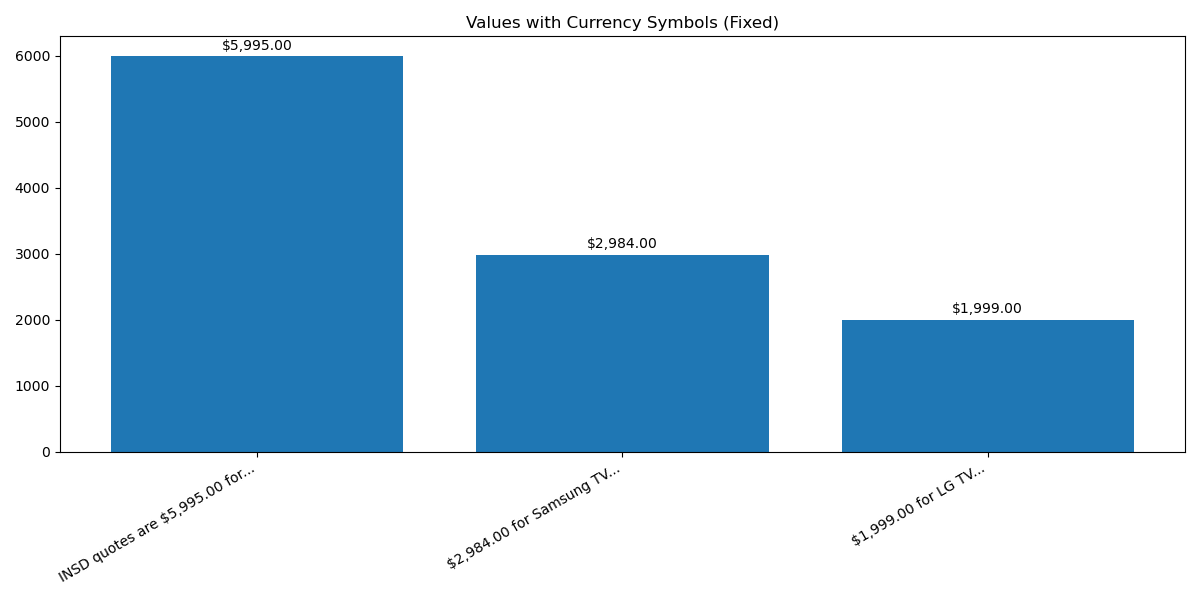

Write Python code to recreate this figure.
"""
Test script to verify the fix for matplotlib LaTeX error with the exact problematic string.
"""
import pandas as pd
import numpy as np
import matplotlib.pyplot as plt
import re

# Configure matplotlib to disable LaTeX parsing
plt.rcParams['text.usetex'] = False
plt.rcParams['mathtext.default'] = 'regular'

# The exact string that was causing the error
problematic_string = "INSD quotes are $5,995.00 for FWD65A95L SONY 65\" 4K UHD QD OLED TV and $5,384.00"

# Helper function to escape dollar signs for matplotlib
def escape_dollars(text):
    return text.replace('$', r'\$')

# Escape dollar signs in the strings
fixed_problematic_string = escape_dollars(problematic_string)

# Create a DataFrame
data = pd.DataFrame({
    'Description': [fixed_problematic_string, escape_dollars("$2,984.00 for Samsung TV"), escape_dollars("$1,999.00 for LG TV")],
    'Value': [5995, 2984, 1999]
})

# Create figure and plot
plt.figure(figsize=(12, 6))
plt.bar(range(len(data)), data['Value'])

# Add shortened labels
plt.xticks(range(len(data)), [text[:30] + '...' for text in data['Description']], rotation=30, ha='right')

# Add values as text (avoiding problematic strings in annotations)
for i, val in enumerate(data['Value']):
    plt.text(i, val + 100, f"${val:,.2f}", ha='center')

plt.title('Values with Currency Symbols (Fixed)')
plt.tight_layout()
plt.savefig('complex_currency_test.png')
print("Complex test complete! Check complex_currency_test.png")
